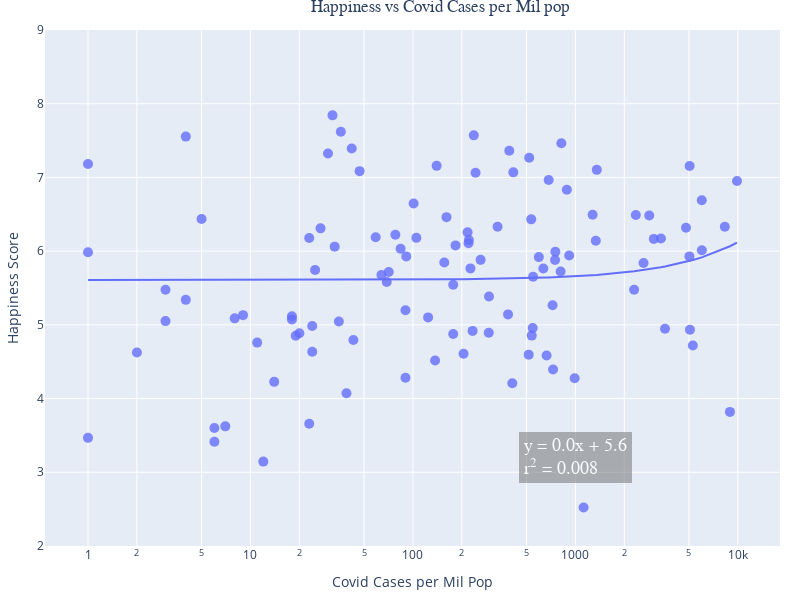

The code cell stored with this chart in its notebook:
### Code cell
# Covid and happiness
for index, row in final_covid_data.iterrows():
    if (final_covid_data.loc[index, "Covid Cases per Mil Pop"] == 0):
        final_covid_data.loc[index, "Covid Cases per Mil Pop"] = np.nan

test = final_covid_data.dropna(axis=0)
  
test["Covid Cases per Mil Pop"].astype(float)
test["Covid Cases per Mil Pop"].dtype
#Scatter plot with linear regression
fig = px.scatter(test, y="Happiness Score", x="Covid Cases per Mil Pop",  
                 hover_name="Country", trendline="ols", range_y=(2,9), log_x=True,
                 width=800, height=600)
                 

# Get results from linear regression 
model = px.get_trendline_results(fig)
results = model.iloc[0]["px_fit_results"]
alpha = round(results.params[0],1)
beta = round(results.params[1],1)
r_squared = results.rsquared

# Create text for regression paramaters
line1 = 'y = ' + str(beta) + 'x' + ' + ' + str(alpha) 
line2 = 'r<sup>2</sup> = ' + str(round(r_squared, 3))
summary = line1 + '<br>' + line2 

# Add to the plot
fig.add_annotation(x=3, y=3.2, xref="x", yref="y", text=summary,
                   font=dict(family="Courier New, monospace", size=18, color="#ffffff"),
                   showarrow=False, align="left",
                   borderwidth=2, borderpad=4, bgcolor="rgba(100,100,100, 0.6)",
                   opacity=0.8)

# Format titles and axes
fig.update_layout(margin=dict(l=20, r=20, t=30, b=20), title_font_family="Arial", 
                  title={'text': "Happiness vs Covid Cases per Mil pop", 'y':1, 'x':0.55, 'xanchor': 'center', 'yanchor': 'top'})
fig.update_yaxes(title="Happiness Score", showgrid=True)
fig.update_xaxes(title="Covid Cases per Mil Pop", showgrid=True)
fig.update_traces(marker=dict(size=10, opacity=0.8), selector=dict(mode='markers')) # formatting of dots
fig.show()

### Figure 1 — Plotly figure (JSON) as saved in the notebook; plotly's stock layout.template omitted (floating-point values rounded to 4 significant figures)
{"data": [{"hovertemplate": "<b>%{hovertext}</b><br><br>Covid Cases per Mil Pop=%{x}<br>Happiness Score=%{y}<extra></extra>", "hovertext": ["Finland", "Denmark", "Switzerland", "Iceland", "Netherlands", "Norway", "Sweden", "Luxembourg", "Austria", "Australia", "Israel", "Germany", "Canada", "Ireland", "Costa Rica", "United Kingdom", "Czech Republic", "United States", "Belgium", "France", "Bahrain", "Saudi Arabia", "Spain", "Italy", "Slovenia", "Guatemala", "Uruguay", "Slovakia", "Brazil", "Mexico", "Jamaica", "Lithuania", "Cyprus", "Estonia", "Panama", "Uzbekistan", "Chile", "Poland", "Kazakhstan", "Romania", "Kuwait", "Serbia", "El Salvador", "Latvia", "Colombia", "Hungary", "Thailand", "Japan", "Argentina", "Portugal", "Honduras", "Croatia", "Philippines", "South Korea", "Peru", "Moldova", "Ecuador", "Kyrgyzstan", "Greece", "Bolivia", "Mongolia", "Paraguay", "Montenegro", "Dominican Republic", "Russia", "Hong Kong S.A.R. of China", "Malaysia", "China", "Bulgaria", "Maldives", "Cameroon", "Senegal", "Albania", "North Macedonia", "Ghana", "Niger", "Gambia", "Benin", "Guinea", "South Africa", "Turkey", "Pakistan", "Morocco", "Venezuela", "Algeria", "Ukraine", "Iraq", "Gabon", "Mozambique", "Nigeria", "Iran", "Uganda", "Liberia", "Kenya", "Tunisia", "Lebanon", "Palestinian Territories", "Jordan", "Egypt", "Ethiopia", "Mauritania", "Madagascar", "Zambia", "India", "Yemen", "Tanzania", "Malawi", "Botswana", "Rwanda", "Zimbabwe", "Afghanistan"], "legendgroup": "", "marker": {"color": "#636efa", "opacity": 0.8, "size": 10, "symbol": "circle"}, "mode": "markers", "name": "", "orientation": "v", "showlegend": false, "type": "scatter", "x": [32, 36, 237, 4, 820, 42, 392, 30, 520, 1, 140, 5049, 1355, 47, 415, 243, 685, 9884, 886, 6001, 101, 1277, 2356, 2849, 161, 5, 535, 332, 8318, 4798, 27, 217, 78, 59, 105, 23, 3363, 3041, 221, 1336, 220, 183, 33, 84, 6006, 753, 1, 916, 5036, 91, 596, 261, 750, 156, 2628, 226, 635, 25, 811, 71, 64, 549, 69, 177, 2300, 3, 294, 4, 724, 90, 385, 9, 18, 124, 8, 18, 3, 35, 24, 546, 3563, 5075, 233, 293, 20, 177, 539, 19, 43, 11, 5287, 24, 2, 205, 516, 665, 137, 729, 90, 990, 14, 409, 39, 8944, 23, 7, 6, 1, 6, 12, 1124], "xaxis": "x", "y": [7.842, 7.62, 7.571, 7.554, 7.464, 7.392, 7.363, 7.324, 7.268, 7.183, 7.157, 7.155, 7.103, 7.085, 7.069, 7.064, 6.965, 6.951, 6.834, 6.69, 6.647, 6.494, 6.491, 6.483, 6.461, 6.435, 6.431, 6.331, 6.33, 6.317, 6.309, 6.255, 6.223, 6.189, 6.18, 6.179, 6.172, 6.166, 6.152, 6.14, 6.106, 6.078, 6.061, 6.032, 6.012, 5.992, 5.985, 5.94, 5.929, 5.929, 5.919, 5.882, 5.88, 5.845, 5.84, 5.766, 5.764, 5.744, 5.723, 5.716, 5.677, 5.653, 5.581, 5.545, 5.477, 5.477, 5.384, 5.339, 5.266, 5.198, 5.142, 5.132, 5.117, 5.101, 5.088, 5.074, 5.051, 5.045, 4.984, 4.956, 4.948, 4.934, 4.918, 4.892, 4.887, 4.875, 4.854, 4.852, 4.794, 4.759, 4.721, 4.636, 4.625, 4.607, 4.596, 4.584, 4.517, 4.395, 4.283, 4.275, 4.227, 4.208, 4.073, 3.819, 3.658, 3.623, 3.6, 3.467, 3.415, 3.145, 2.523], "yaxis": "y"}, {"hovertemplate": "<b>OLS trendline</b><br>Happiness Score = 5.11782e-05 * Covid Cases per Mil Pop + 5.60848<br>R<sup>2</sup>=0.008114<br><br>Covid Cases per Mil Pop=%{x}<br>Happiness Score=%{y} <b>(trend)</b><extra></extra>", "legendgroup": "", "marker": {"color": "#636efa", "symbol": "circle"}, "mode": "lines", "name": "", "showlegend": false, "type": "scatter", "x": [1, 1, 1, 2, 3, 3, 4, 4, 5, 6, 6, 7, 8, 9, 11, 12, 14, 18, 18, 19, 20, 23, 23, 24, 24, 25, 27, 30, 32, 33, 35, 36, 39, 42, 43, 47, 59, 64, 69, 71, 78, 84, 90, 90, 91, 101, 105, 124, 137, 140, 156, 161, 177, 177, 183, 205, 217, 220, 221, 226, 233, 237, 243, 261, 293, 294, 332, 385, 392, 409, 415, 516, 520, 535, 539, 546, 549, 596, 635, 665, 685, 724, 729, 750, 753, 811, 820, 886, 916, 990, 1124, 1277, 1336, 1355, 2300, 2356, 2628, 2849, 3041, 3363, 3563, 4798, 5036, 5049, 5075, 5287, 6001, 6006, 8318, 8944, 9884], "xaxis": "x", "y": [5.609, 5.609, 5.609, 5.609, 5.609, 5.609, 5.609, 5.609, 5.609, 5.609, 5.609, 5.609, 5.609, 5.609, 5.609, 5.609, 5.609, 5.609, 5.609, 5.609, 5.61, 5.61, 5.61, 5.61, 5.61, 5.61, 5.61, 5.61, 5.61, 5.61, 5.61, 5.61, 5.61, 5.611, 5.611, 5.611, 5.612, 5.612, 5.612, 5.612, 5.612, 5.613, 5.613, 5.613, 5.613, 5.614, 5.614, 5.615, 5.615, 5.616, 5.616, 5.617, 5.618, 5.618, 5.618, 5.619, 5.62, 5.62, 5.62, 5.62, 5.62, 5.621, 5.621, 5.622, 5.623, 5.624, 5.625, 5.628, 5.629, 5.629, 5.63, 5.635, 5.635, 5.636, 5.636, 5.636, 5.637, 5.639, 5.641, 5.643, 5.644, 5.646, 5.646, 5.647, 5.647, 5.65, 5.65, 5.654, 5.655, 5.659, 5.666, 5.674, 5.677, 5.678, 5.726, 5.729, 5.743, 5.754, 5.764, 5.781, 5.791, 5.854, 5.866, 5.867, 5.868, 5.879, 5.916, 5.916, 6.034, 6.066, 6.114], "yaxis": "y"}], "layout": {"annotations": [{"align": "left", "bgcolor": "rgba(100,100,100, 0.6)", "borderpad": 4, "borderwidth": 2, "font": {"color": "#ffffff", "family": "Courier New, monospace", "size": 18}, "opacity": 0.8, "showarrow": false, "text": "y = 0.0x + 5.6<br>r<sup>2</sup> = 0.008", "x": 3, "xref": "x", "y": 3.2, "yref": "y"}], "height": 600, "legend": {"tracegroupgap": 0}, "margin": {"b": 20, "l": 20, "r": 20, "t": 30}, "title": {"font": {"family": "Arial"}, "text": "Happiness vs Covid Cases per Mil pop", "x": 0.55, "xanchor": "center", "y": 1, "yanchor": "top"}, "width": 800, "xaxis": {"anchor": "y", "domain": [0, 1], "showgrid": true, "title": {"text": "Covid Cases per Mil Pop"}, "type": "log"}, "yaxis": {"anchor": "x", "domain": [0, 1], "range": [2, 9], "showgrid": true, "title": {"text": "Happiness Score"}}}}
